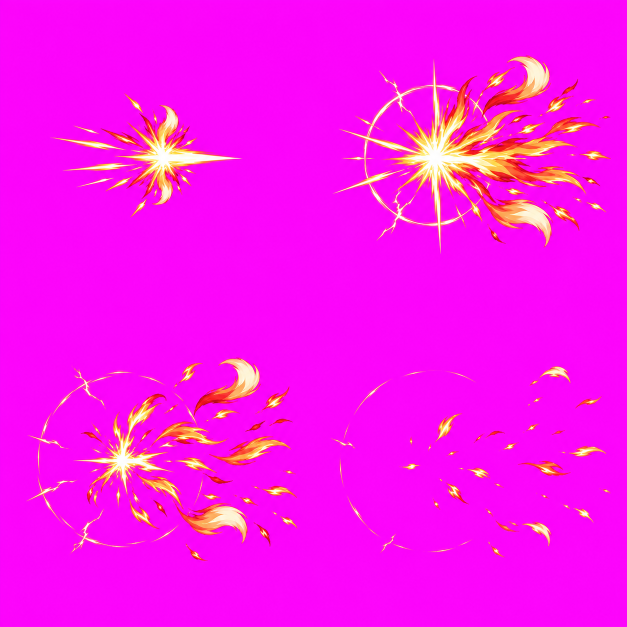
#> input picture assets/fx/heroes/fire/pierce3/raw-sheet.png, 1254 x 1254 px, found by its file name (shown at 1/2 size)
$ python export_fx.py
#> lines starting #> are read from the running program, lines starting #| are printed output that depends on the picture
"""Lumi's form 2/3 skill FX (src/forms-lumi.js): green-keyed Codex sheets -> horizontal runtime strips.

Input:  <name>/raw-sheet.png (Codex: gpt-6-astra high, the storm orb gpt-6.1-sol low; solid #00FF00 key; prompt in <name>/prompt-used.txt)
Output: <name>/<name>-N.png frames, <name>.webp strip, fx.json (read by build.py as ART.heroFx.lightning).
Each grid cell is cut on the grid, keyed (same maths as assets/heroes/forms/lightning/tools/green_master.py),
edge-despilled and resized as a whole to the strip cell: positions stay exactly where Codex drew them.
"""
import json
from pathlib import Path

import numpy as np
from PIL import Image
from scipy import ndimage

ROOT = Path(__file__).resolve().parent
# name: (cols, rows, count, output cell px, ms per frame)
FX = {
    "star": (2, 2, 4, 192, 70),
    "starpop": (3, 2, 6, 256, 55),
    "groundstrike": (3, 2, 6, 256, 60),
    "pentagram": (3, 2, 6, 384, 90),
    "starbolt": (2, 2, 4, 384, 55),
    "stormorb": (2, 2, 4, 512, 140),
    "stormarc": (2, 2, 4, 512, 55),
    "orbitbolt": (2, 2, 4, 192, 70),
    "ringburst": (3, 2, 6, 256, 55),
    "idlestar": (2, 2, 4, 96, 160),
}


# The storm orb's violet rim and lightning kept a teal fringe from the green backdrop: on its strips a pixel bluer than red
# may not have more green than the mean of red and blue (gold, red above blue, is untouched)
COOL = {"stormorb", "stormarc"}


def key_green(cell, cool=False):
    c = np.asarray(cell.convert("RGB"), dtype=np.float32)
    r, g, b = c[..., 0], c[..., 1], c[..., 2]
    key = g - np.maximum(r, b)
    alpha = np.clip(1 - (key - 60) / 90, 0, 1)
    spill = np.clip(key / 255, 0, 1)
    c[..., 1] = np.where(key > 0, np.maximum(r, b) + (g - np.maximum(r, b)) * (1 - spill), g)
    # drop isolated key-noise specks (tiny components far from anything)
    solid = alpha > .5
    lab, n = ndimage.label(ndimage.binary_dilation(solid, iterations=4))
    if n:
        sizes = ndimage.sum(solid, lab, range(1, n + 1))
        keep = np.isin(lab, [i + 1 for i, s in enumerate(sizes) if s >= 12])
        alpha = alpha * keep
    rgba = np.concatenate([c, alpha[..., None] * 255], -1).clip(0, 255).astype(np.int32)
    R, G, B, A = rgba[..., 0], rgba[..., 1], rgba[..., 2], rgba[..., 3]
    edge = (ndimage.distance_transform_edt(A > 128) <= 2.5) | (A < 250)
    cap = np.maximum(R, B)
    rgba[..., 1] = np.where(edge & (A > 0) & (G > cap), cap, G)
    if cool:
        G = rgba[..., 1]
        rgba[..., 1] = np.where((B > R) & (A > 0), np.minimum(G, (R + B) // 2), G)
    return Image.fromarray(rgba.clip(0, 255).astype("uint8"), "RGBA")


def export():
    meta = {}
    for name, (cols, rows, count, size, duration) in FX.items():
        raw = Image.open(ROOT / name / "raw-sheet.png")
#> raw is the input picture: PIL image 1254x1254 RGB; mean R, G, B 251.5, 16.6, 239
        cw, ch = raw.width // cols, raw.height // rows
#> cw = 627; ch = 627
        strip = Image.new("RGBA", (size * count, size), (0, 0, 0, 0))
#> strip: PIL image 768x192 RGBA; every value is 0
        for i in range(count):
            cell = raw.crop(((i % cols) * cw, (i // cols) * ch, (i % cols + 1) * cw, (i // cols + 1) * ch))
            frame = key_green(cell, name in COOL).resize((size, size), Image.Resampling.LANCZOS)
            frame.save(ROOT / name / f"{name}-{i + 1}.png")
            strip.alpha_composite(frame, (size * i, 0))
#> this loop made 4 passes
#> pass 1, in export, `cell = raw.crop(((i % cols) * cw, (i // cols) * ch, (i % cols + 1) * c..`:
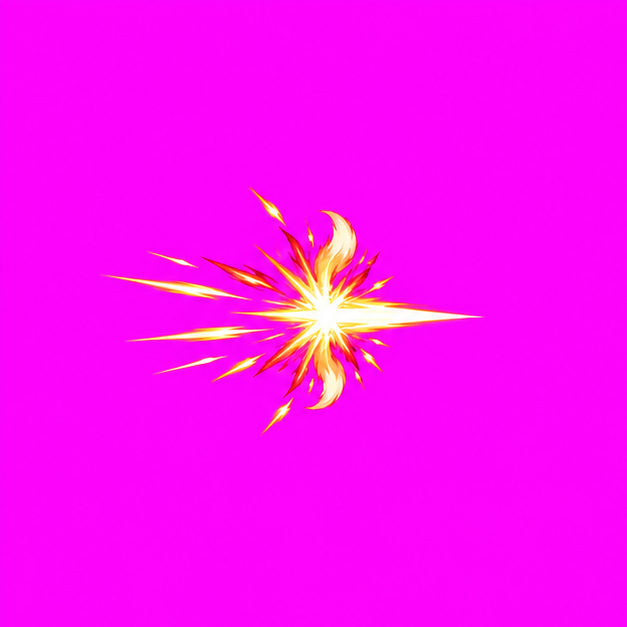
#> cell: PIL image 627x627 RGB; mean R, G, B 251.5, 11.7, 244.8
#> pass 1, in key_green, `r, g, b = c[..., 0], c[..., 1], c[..., 2]`:
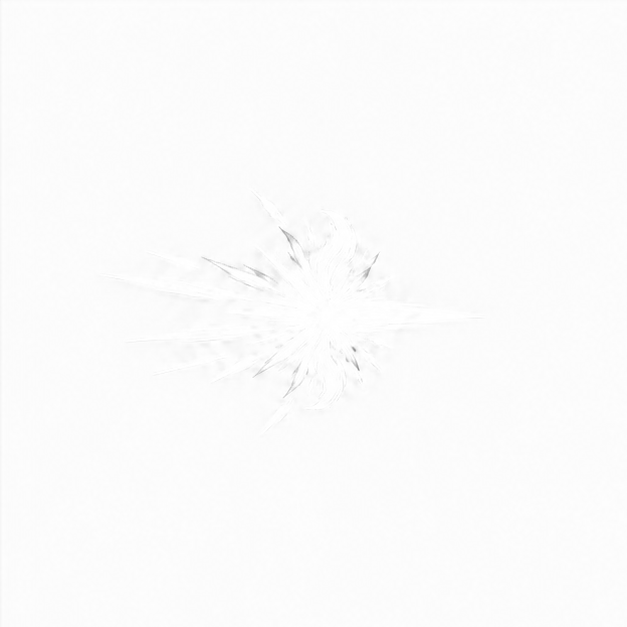
#> r: shape (627, 627) float32; min 146, max 255, mean 251.5
#> pass 1, in key_green, `r, g, b = c[..., 0], c[..., 1], c[..., 2]`:
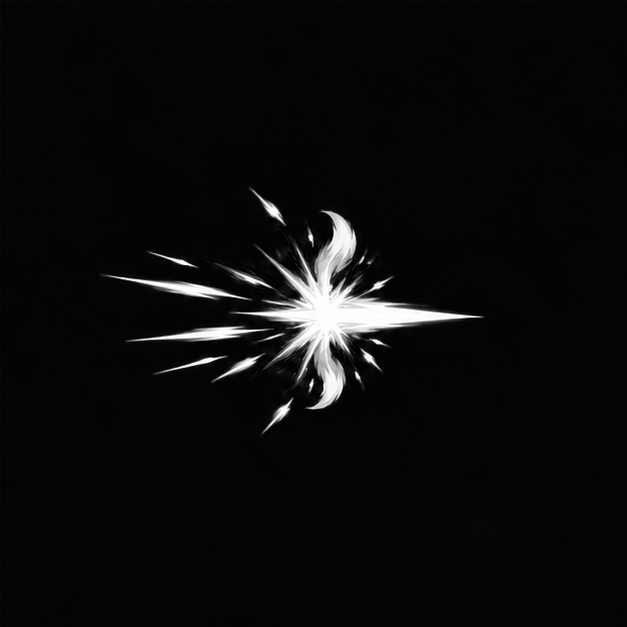
#> g: shape (627, 627) float32; min 0, max 255, mean 11.7
#> after the loop:
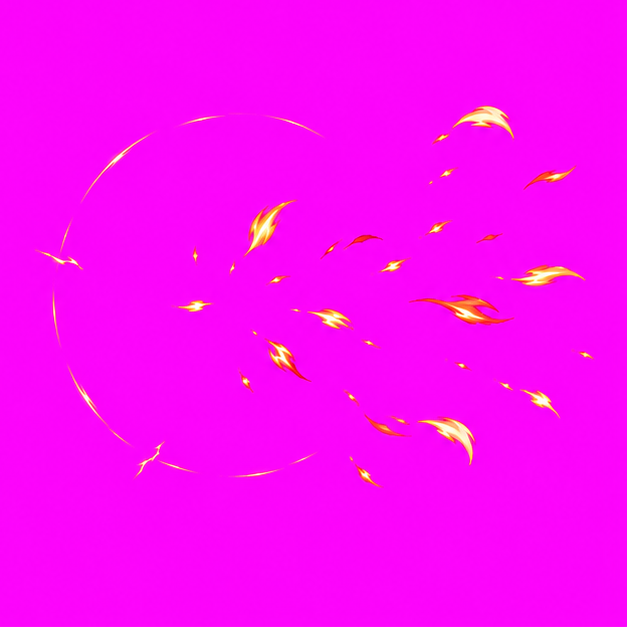
#> cell: PIL image 627x627 RGB; mean R, G, B 251.8, 7.9, 247.2
#> after the loop:
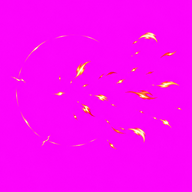
#> frame: PIL image 192x192 RGBA; mean R, G, B, A 251.8, 7.9, 247.2, 255
#> after the loop:
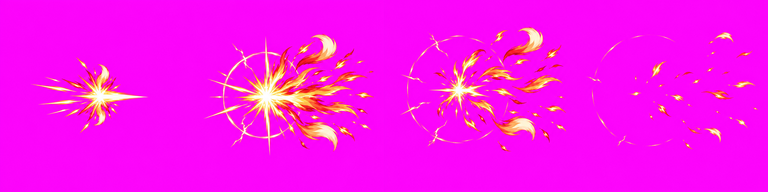
#> strip: PIL image 768x192 RGBA; mean R, G, B, A 251.5, 16.6, 238.9, 255
        strip.save(ROOT / f"{name}.webp", "WEBP", quality=92, alpha_quality=100, method=6)
        meta[name] = {"file": f"assets/fx/heroes/lightning/{name}.webp", "count": count, "frameDuration": duration}
        print("[ok]", name, strip.size)
#| [ok] star (768, 192)
    (ROOT / "fx.json").write_text(json.dumps(meta, indent=2) + "\n", encoding="utf-8")


if __name__ == "__main__":
    export()
